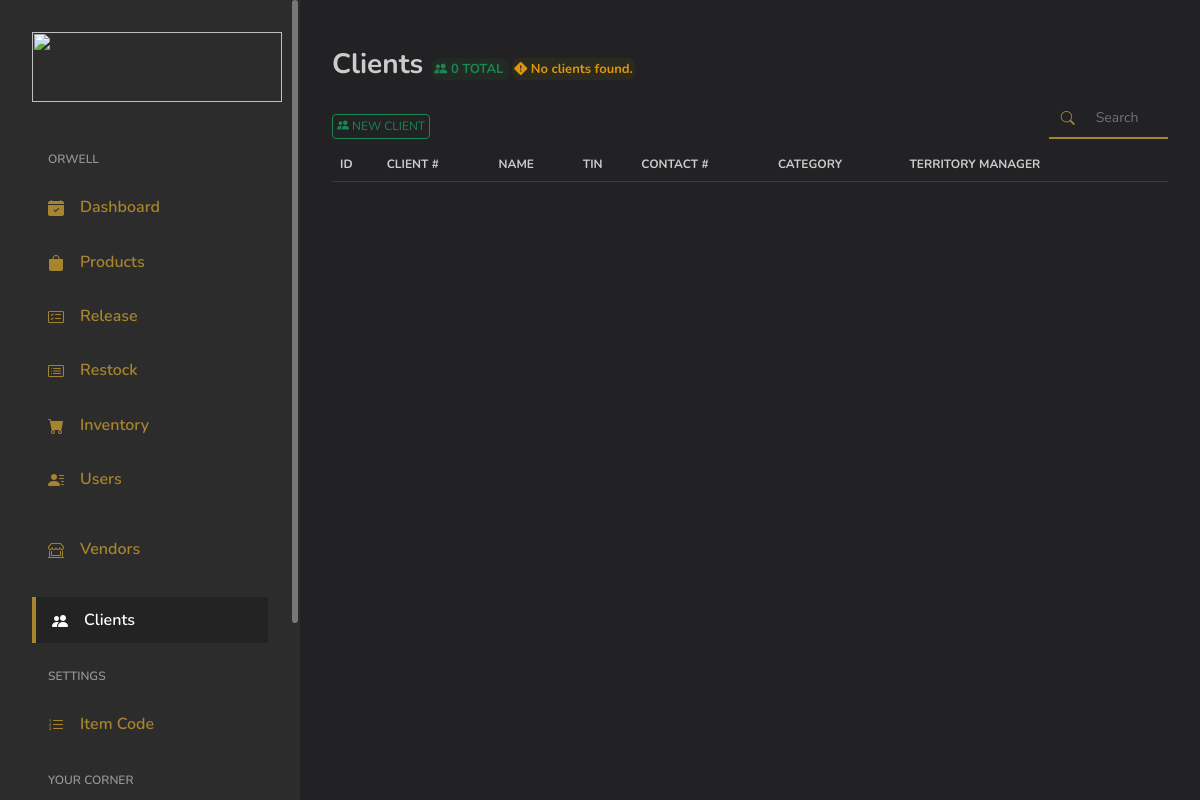
Before: /index.php/admin/clients with the older database file.
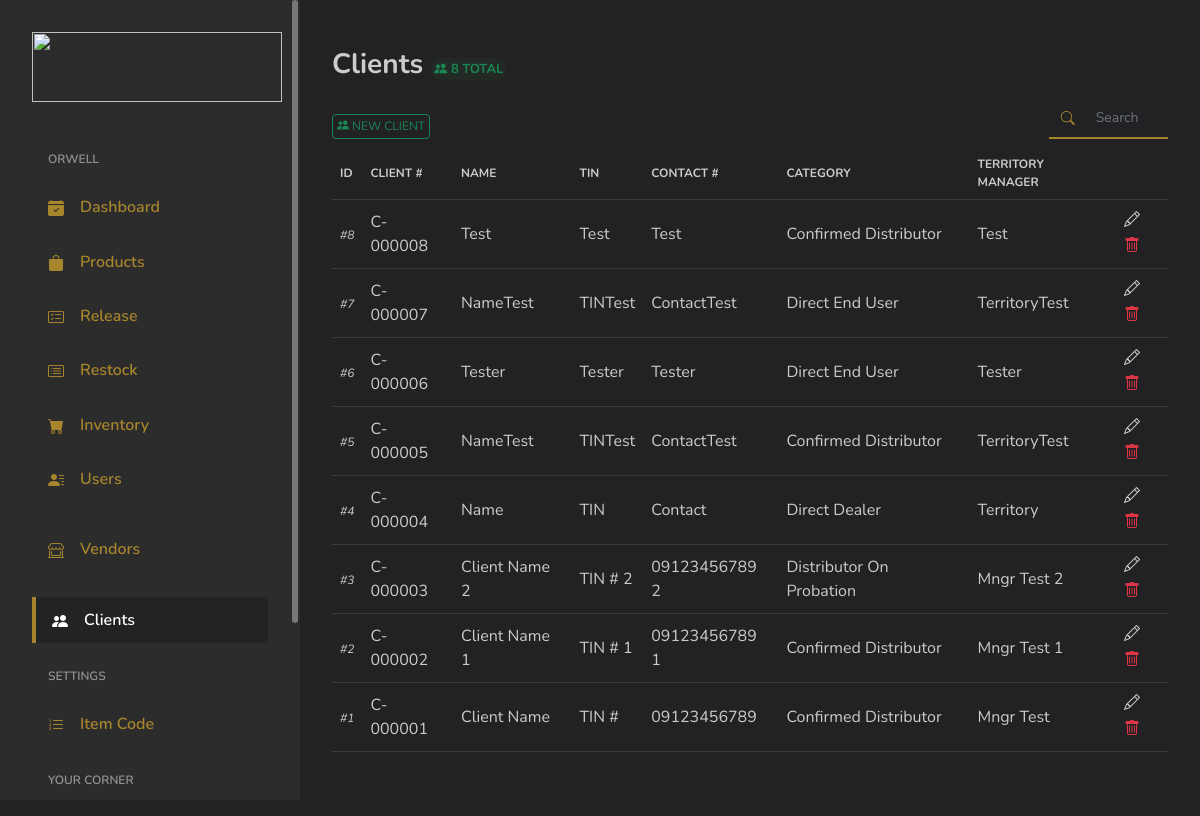
After: the same page with the newer database file.
### tables this page shows
CREATE TABLE `clients` (
  `ID` int(11) NOT NULL,
  `ClientNo` varchar(255) DEFAULT NULL,
  `Name` varchar(255) DEFAULT NULL,
  `TIN` varchar(255) DEFAULT NULL,
  `Address` varchar(255) DEFAULT NULL,
  `CityStateProvinceZip` varchar(255) DEFAULT NULL,
  `Country` varchar(255) DEFAULT NULL,
  `ContactNum` varchar(255) DEFAULT NULL,
  `Category` int(11) DEFAULT NULL COMMENT '0=confirmedDistributor;\r\n1=distributorOnProbation;\r\n2=directDealer;\r\n3=directEndUser;',
  `TerritoryManager` varchar(255) DEFAULT NULL
);

### application/controllers/Admin.php (called while the page is built, shortened)
<?php
class Admin extends MY_Controller {
	public $globalData = [];
	public function __construct()
	{
		$this->load->model('Model_Selects');
		$this->load->model('Model_Security');
		$this->load->model('Model_Inserts');
		$this->load->model('Model_Logbook');
	}
	public function clients()
	{
		$data = [];
		$data = array_merge($data, $this->globalData);
		$header['pageTitle'] = 'Clients';
		$data['globalHeader'] = $this->load->view('main/globals/header', $header);
		$this->load->view('admin/clients', $data);
	}
}

### index.php (called while the page is built, shortened)
<?php
require_once BASEPATH.'core/CodeIgniter.php';

### application/models/Model_Selects.php (called while the page is built, shortened)
<?php
class Model_Selects extends CI_Model {
	public function GetClients()
	{
		$this->db->select('*');
		$this->db->order_by('ID', 'desc');
		$result = $this->db->get('clients');
		return $result;
	}
}

### application/views/admin/clients.php (the view, shortened to what this page needs)
<?php
$getClients = $this->Model_Selects->GetClients();
?>
</head>
<body>
<div id="app">
	<div id="main">
		<div class="page-heading">
			<div class="page-title">
				<div class="row">
					<div class="col-12 col-md-6">
						<h3>Clients
							<span class="text-center success-banner-sm">
								<i class="bi bi-people-fill"></i> <?=$getClients->num_rows();?> TOTAL
							</span>
							<?php if ($getClients->num_rows() <= 0): ?>
								<span class="info-banner-sm">
									<i class="bi bi-exclamation-diamond-fill"></i> No clients found.
								</span>
							<?php endif; ?>
						</h3>
					</div>
					<div class="col-sm-12 col-md-10 pt-4 pb-2">
						<button type="button" class="newclient-btn btn btn-sm-success" style="font-size: 12px;"><i class="bi bi-people-fill"></i> NEW CLIENT</button>
					</div>
					<div class="col-sm-12 col-md-2 mr-auto pt-4 pb-2" style="margin-top: -15px;">
						<div class="input-group">
							<div class="input-group-prepend">
								<span class="input-group-text" style="font-size: 14px;"><i class="bi bi-search h-100 w-100" style="margin-top: 5px;"></i></span>
							</div>
							<input type="text" id="tableSearch" class="form-control" placeholder="Search" style="font-size: 14px;">
						</div>
					</div>
				</div>
			</div>
			<section class="section">
				<div class="table-responsive">
					<table id="clientsTable" class="standard-table table">
						<thead style="font-size: 12px;">
							<th>ID</th>
							<th>CLIENT #</th>
							<th>NAME</th>
							<th>TIN</th>
							<th>CONTACT #</th>
							<th>CATEGORY</th>
							<th>TERRITORY MANAGER</th>
							<th></th>
						</thead>
						<tbody>
							<?php
							if ($getClients->num_rows() > 0):
								foreach ($getClients->result_array() as $row): ?>
									<tr class="tr_class_modal" data-id="<?=$row['ID']?>">
										<td>
											<span class="db-identifier" style="font-style: italic; font-size: 12px;"><?=$row['ID']?></span>
										</td>
										<td>
											<?=$row['ClientNo']?>
										</td>
										<td>
											<?=$row['Name']?>
										</td>
										<td>
											<?=$row['TIN']?>
										</td>
										<td>
											<?=$row['ContactNum']?>
										</td>
										<td>
											<?php switch ($row['Category']) {
												case '0': echo 'Confirmed Distributor'; break;
												case '1': echo 'Distributor On Probation'; break;
												case '2': echo 'Direct Dealer'; break;
												case '3': echo 'Direct End User'; break;
											} ?>
										</td>
										<td>
											<?=$row['TerritoryManager']?>
										</td>
										<td>
											<i class="bi bi-pencil btn-update-client"></i>
											<i class="bi bi-trash text-danger"></i>
										</td>
									</tr>
							<?php endforeach;
							endif; ?>
						</tbody>
					</table>
				</div>
			</section>
		</div>
	</div>
</div>
</body>
</html>

Changed rows visible on the page:
added clients: ID "8", ClientNo "C-000008", Name "Test", TIN "Test", ContactNum "Test", Category "Confirmed Distributor", TerritoryManager "Test"
added clients: ID "7", ClientNo "C-000007", Name "NameTest", TIN "TINTest", ContactNum "ContactTest", Category "Direct End User", TerritoryManager "TerritoryTest"
added clients: ID "6", ClientNo "C-000006", Name "Tester", TIN "Tester", ContactNum "Tester", Category "Direct End User", TerritoryManager "Tester"
added clients: ID "5", ClientNo "C-000005", Name "NameTest", TIN "TINTest", ContactNum "ContactTest", Category "Confirmed Distributor", TerritoryManager "TerritoryTest"
added clients: ID "4", ClientNo "C-000004", Name "Name", TIN "TIN", ContactNum "Contact", Category "Direct Dealer", TerritoryManager "Territory"
added clients: ID "3", ClientNo "C-000003", Name "Client Name 2", TIN "TIN # 2", ContactNum "09123456789 2", Category "Distributor On Probation", TerritoryManager "Mngr Test 2"
added clients: ID "2", ClientNo "C-000002", Name "Client Name 1", TIN "TIN # 1", ContactNum "09123456789 1", Category "Confirmed Distributor", TerritoryManager "Mngr Test 1"
added clients: ID "1", ClientNo "C-000001", Name "Client Name", TIN "TIN #", ContactNum "09123456789", Category "Confirmed Distributor", TerritoryManager "Mngr Test"
Other visible differences:
$getClients->num_rows(): "0" → "8"
text no longer shown: "No clients found."
